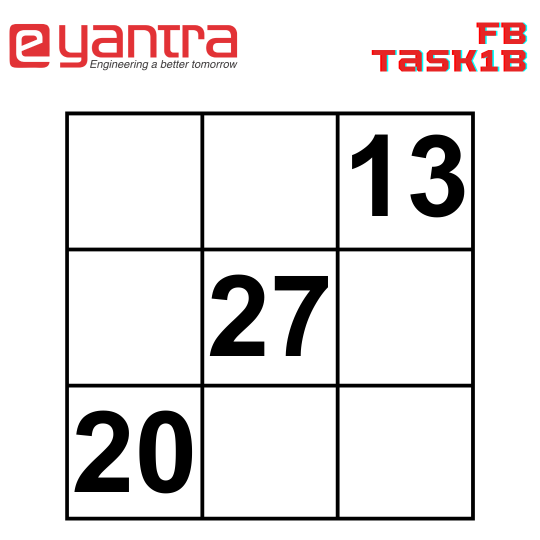
#> input picture grid_2.png, 1080 x 1080 px, found by its file name (shown at 1/2 size)
$ python detect_integers.py
#> lines starting #> are read from the running program, lines starting #| are printed output that depends on the picture; after the words box and inside, x2 and y2 are one past the last pixel; in counts of white or black regions, pixels touching at a corner belong together
import cv2
path=('C:/Users/m/OneDrive/Desktop/imageprocessing/grid_2.png')
image=cv2.imread(path)
#> image is the input picture: shape (1080, 1080, 3); mean B, G, R 228, 228, 231.9
image=cv2.resize(image,(540,540))
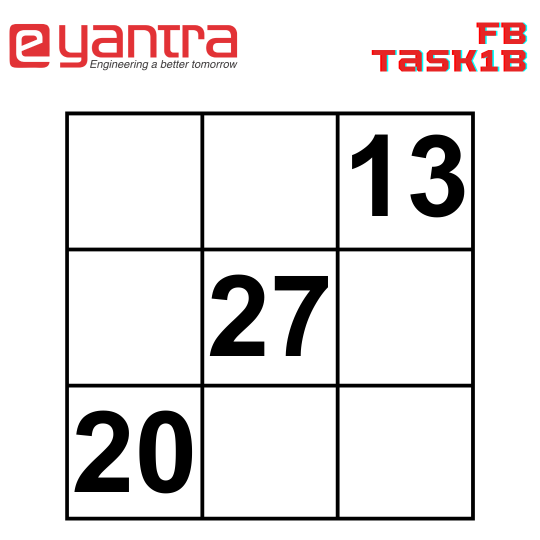
#> image: shape (540, 540, 3); mean B, G, R 228, 228, 231.9

gray=cv2.cvtColor(image,cv2.COLOR_BGR2GRAY)
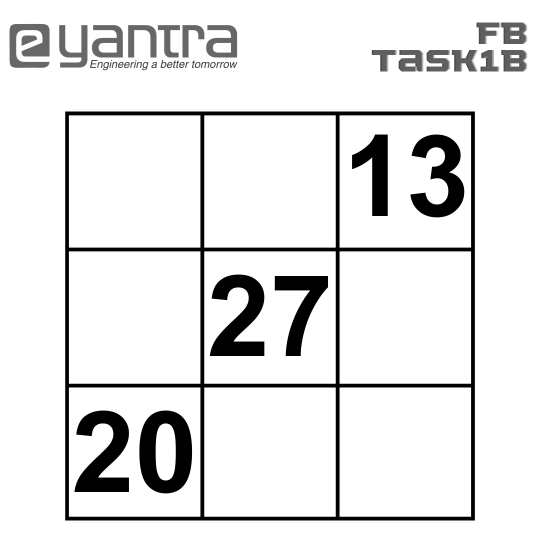
#> gray: shape (540, 540); min 0, max 255, mean 229.1
edged=cv2.Canny(gray,0,255)
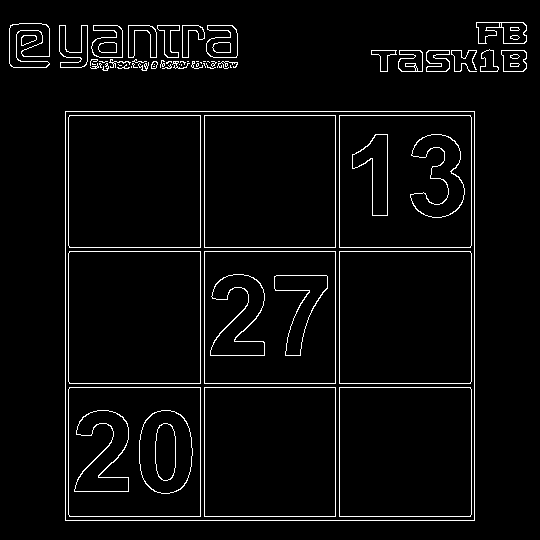
#> edged: shape (540, 540); 3.9% white in thin lines or dots, all inside (x1, y1, x2, y2) = (9, 22, 527, 521)
ret,binary = cv2.threshold(edged,0,255,cv2.THRESH_BINARY)


contor,hierarchy = cv2.findContours(binary, cv2.RETR_TREE, cv2.CHAIN_APPROX_SIMPLE)
#> contor = 134 contours, 56 with area under 20; largest, box (x1, y1, x2, y2) and area: (65, 111, 475, 521) 167281, (65, 111, 475, 521) 167279, (339, 251, 472, 384) 17421, (68, 251, 201, 384) 17421, (339, 115, 472, 248) 17421
cont_count=0
copyimage=image.copy()
list=[]
for i in  contor:
    if cv2.contourArea(i)>16000 and cv2.contourArea(i)<18000:
        cont_count+=1
        list.append(i)
#> this loop made 134 passes
#> i on passes 1, 5, 17, 31, 35, 36, 37, 38, 40, 42, 48, 50: [[65, 111], [65, 520], [474, 520], [474, 111]], [[204, 387], [204, 516], [335, 516], [335, 387]], [[204, 251], [204, 383], [335, 383], [335, 251]], [[204, 115], [204, 247], [335, 247], [335, 115]], [[131, 66], [131, 67]], [[230, 65], [230, 67], [231, 67], [230, 66]], [[181, 64], [181, 65]], [[179, 64]], [[169, 66], [170, 65], [171, 66], [170, 67]], [[118, 64], [119, 65], [121, 65], [119, 65]], [[132, 64], [133, 63], [134, 64], [133, 65]], [[105, 64], [106, 63], [107, 64], [106, 65]]
#> after the loop, cont_count = 18; list = 18 contours; largest, box (x1, y1, x2, y2) and area: (339, 251, 472, 384) 17421, (68, 251, 201, 384) 17421, (339, 115, 472, 248) 17421, (68, 115, 201, 248) 17421, (339, 251, 472, 384) 17419

newlist=[]
for i in range(len(list)):
    if i%2==0:
        newlist.append(list[i])
#> this loop made 18 passes
#> after the loop, newlist = 9 contours; largest, box (x1, y1, x2, y2) and area: (339, 251, 472, 384) 17421, (68, 251, 201, 384) 17421, (339, 115, 472, 248) 17421, (68, 115, 201, 248) 17421, (204, 251, 336, 384) 17292
l=[]
h=[]
boximages=[]
for i in range(len(newlist)):
    single=newlist[i]
    for j in single:
        pingle=j
        [L,H]=pingle[0]
        l.append(L)
        h.append(H)
    xl=min(l)
    xh=max(l)
    yl=min(h)
    yh=max(h)
    cc=image[yl:yh,xl:xh]
    boximages.append(cc)
    xl=0
    xh=0
    yl=0
    yh=0
    l=[]
    h=[]
#> this loop made 9 passes
#> pass 1, `cc=image[yl:yh,xl:xh]`:
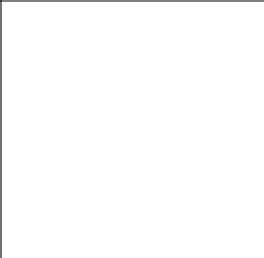
#> cc: shape (129, 132, 3) (shown 2 times larger); min 56, max 255, mean 252.9
#> pass 3, `cc=image[yl:yh,xl:xh]`:
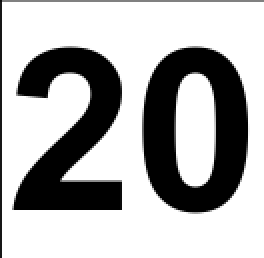
#> cc: shape (129, 132, 3) (shown 2 times larger); min 0, max 255, mean 176.4
#> after the loop, boximages = 9 items

for i in boximages:
    cv2.imshow('m',i)
    cv2.waitKey(0)
#> this loop made 9 passes
